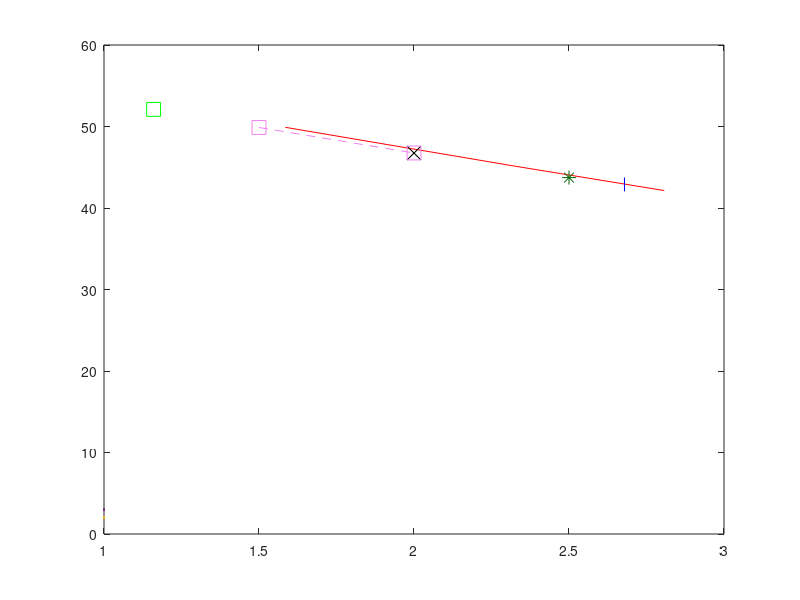

Reproduce this figure in MATLAB. (Note: this script raises an error after producing the figure.)
clc;
clear all;
close all;

x=[1.5849,2.322,2.8073];
y=[49.9,45.158,42.14];

x_emd=[1.16];
y_emd=[52.101];



x_femd=[2];
y_femd=[46.74];


x_hemd=[1.5,2];
y_hemd=[49.88,46.75];

x_appm=[2.679];
y_appm=[42.89];


x_2func=[2.5];
y_2func=[43.73];

figure;

plot(x,y,'r', LineWidth=3)
hold on

plot(x_emd, y_emd, '--gs', 'Color', 'green','MarkerSize',10,LineWidth=2);
plot(x_femd, y_femd, '--x', 'Color', 'black','MarkerSize',10,LineWidth=3);
plot(x_hemd,y_hemd,'--s','Color','#EE82EE','MarkerSize',10,LineWidth=2);
plot(x_appm,y_appm,'--|','Color','Blue','MarkerSize',10,LineWidth=2);
plot(x_2func,y_2func,'--*','Color','#006400','MarkerSize',10,LineWidth=2);
xlabel('Payload','FontSize',13,FontWeight='bold');
ylabel('PSNR','FontSize',13,FontWeight='bold');

legend({'ProposedMethod', 'EMD', 'FEMD','HEMD', 'APPM','Two Function'},'FontSize',12,'FontWeight','bold');

% Save the figure
saveas(gcf, 'myfig.png', 'png');

% Display the figure
hold off;
%}
